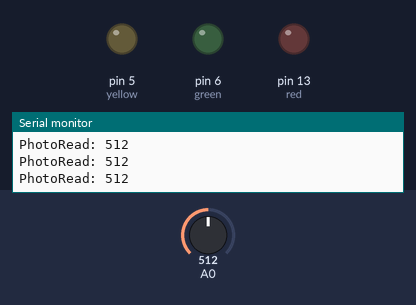
Simulated run of this sketch. Board: Arduino Uno, built with avr-gcc and run on an emulated ATmega328P. Parts: output pins drawn as LEDs (lit = HIGH), the last lines printed to the serial monitor. Dashed ring = blinking. The inputs (shaded band) are chosen by the test bench; at power-on: A0 = 512.

Above: at 1.2 s.
1.3 s: A0 set to 686
4.3 s: A0 set to 718
At 4.7 s:
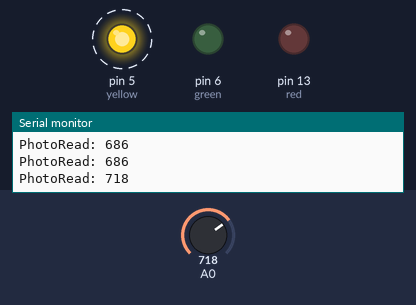
7.3 s: A0 set to 190
At 9.5 s:
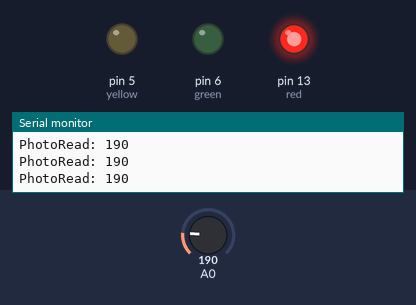
9.8 s: A0 set to 393
11.3 s: A0 set to 414
At 11.7 s:
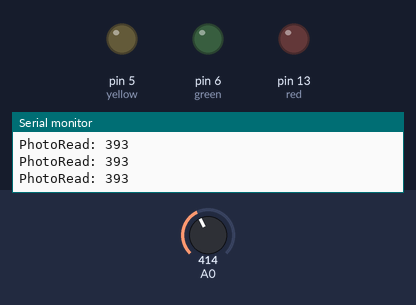
12.8 s: A0 set to 212
14.3 s: A0 set to 181
At 15.2 s:
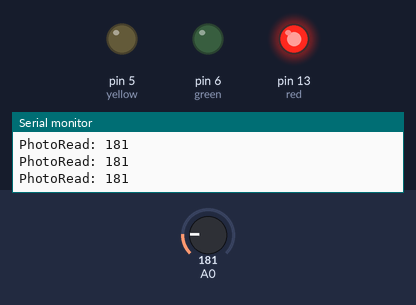
Timing chart, 0 to 17.3 s (numbered marks = the images above; inputs shaded):
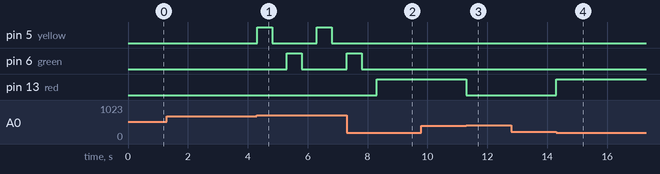

The sketch:

photo_resistor_controls_traffic_light.ino
```cpp
int red=13;
int yellow=5;
int green=6;

// regular = 460ish,  darkness = 100ish maybe 150ish,  extra light = 700ish


void setup() {

  Serial.begin(9600);
pinMode(red, OUTPUT);
pinMode(yellow, OUTPUT);
pinMode(green, OUTPUT);
}

void loop() {
Serial.print("PhotoRead: ");
Serial.println(analogRead(0));

if ( analogRead(0)>400 && analogRead(0)<500)
{
  digitalWrite(red, LOW);
  digitalWrite(yellow, LOW);
    digitalWrite(green, LOW);
    delay(500);
}

if (analogRead(0)<200)
{
 digitalWrite(red, HIGH);
  digitalWrite(yellow, LOW);
    digitalWrite(green, LOW);
}

if (analogRead(0)>700)
{
 digitalWrite(red, LOW);
  digitalWrite(yellow, HIGH);
  delay(500);
  digitalWrite(yellow, LOW);
  delay(500);
    digitalWrite(green, HIGH);
    delay(500);
     digitalWrite(green, LOW);
     delay(500);
}


}
```

Measured:
- the behaviour switches between 700 and 701 on A0 (found by bisection; images 0 and 1)
- the behaviour switches between 400 and 401 on A0 (found by bisection; images 2 and 3)
- the behaviour switches between 200 and 199 on A0 (found by bisection; images 3 and 4)
- after the input at 4.3 s, pin 5 (yellow): alternates HIGH for 0.50 s and LOW for 1.5 s, starting at once; pin 6 (green): LOW → HIGH after 1.0 s, → LOW 0.50 s later
- after the input at 7.3 s, pin 5 (yellow): stays LOW (without the input it goes to HIGH after 1.0 s); pin 6 (green): goes on until 7.8 s, then stays LOW; pin 13 (red): LOW → HIGH after 1.0 s
- after the input at 11.3 s, pin 13 (red): HIGH → LOW at once
- after the input at 14.3 s, pin 13 (red): LOW → HIGH at once
